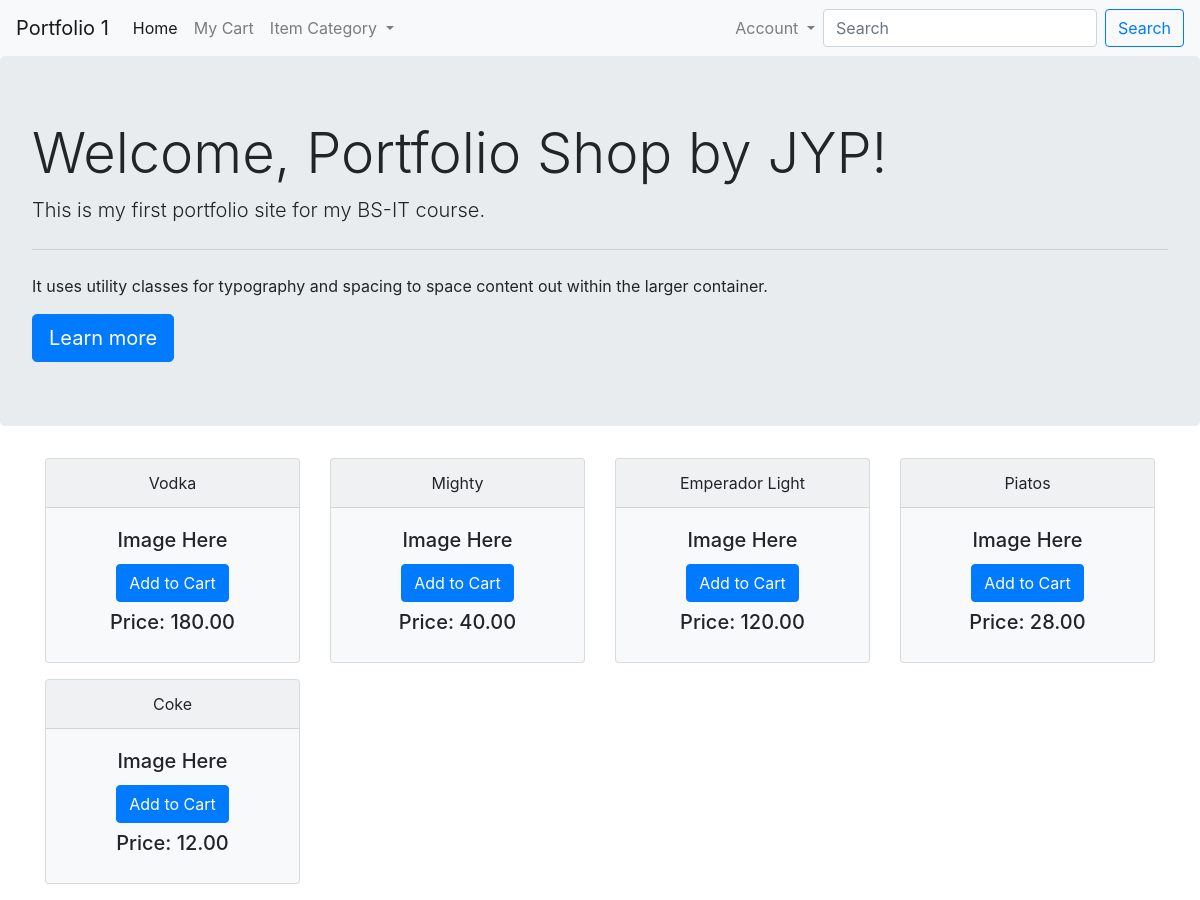
The page / on the database its author committed.
### tables this page shows
CREATE TABLE `items` (
  `id` int(11) NOT NULL,
  `item_code` int(11) NOT NULL,
  `item_category` int(11) NOT NULL,
  `item_name` varchar(255) NOT NULL,
  `item_price` double(10,2) NOT NULL,
  `item_qty` int(11) NOT NULL,
  `created_date` timestamp NULL DEFAULT CURRENT_TIMESTAMP,
  `updated_date` timestamp NOT NULL DEFAULT CURRENT_TIMESTAMP ON UPDATE CURRENT_TIMESTAMP
);

### controllers/user_session.controller.php (called while the page is built)
<?php
$UserSession = new class
{
	public $sessionAlert = 'Account';
	public $login_logout_href = 'accounts/login.php';
	public $login_logout_link = 'Login';
	public $registerHref = '<a class="dropdown-item" href="accounts/register.php">Register</a>';
   function if_having_session ( $redirect_location = 'home.php' ) {
      if ( isset($_SESSION['user']['id']) ) {
         if ( $_SESSION['user']['id'] ) {
            header ( 'location: '. $redirect_location );
            $this->sessionAlert = 'Welcome '. $_SESSION['user']['fname'];
            $this->login_logout_href = 'logout.php';
            $this->login_logout_link = 'Logout';
            $this->registerHref = '';
         }
      }
   }
   function if_not_having_session ( $redirect_location = 'accounts/login.php' ) {
      if ( !$_SESSION['user']['id'] ) {
         header ( 'location: '. $redirect_location );
      }
   }
};

### controllers/index.controller.php (called while the page is built)
<?php
$Index = new class extends IndexModel
{
   function get_show_items () {
      return $this->set_show_items();
   }
   function get_show_item_categories () {
      return $this->set_show_item_categories();
   }
};

### config/connect.php (called while the page is built, shortened)
<?php
abstract class Database
{
   protected static function connect () {
      $dsn = DB_TYPE .':host='. DB_HOST .';dbname='. DB_NAME .';charset='. DB_CHARSET;
      $options = [
         PDO::ATTR_ERRMODE => PDO::ERRMODE_EXCEPTION,
         PDO::ATTR_DEFAULT_FETCH_MODE => PDO::FETCH_OBJ,
         PDO::ATTR_EMULATE_PREPARES => false
      ];
      try {
         $pdo = new PDO ( $dsn, DB_USER, DB_PASS, $options );
         return $pdo;
      } catch ( PDOException $e ) { echo $e->getMessage(); }
   }
   protected static function query ( $query, $params = array() ) {
      try {
         $stmt = self::connect()->prepare($query);
         $stmt->execute($params);
         return $stmt;
      } catch ( PDOException $e ) { echo $e->getMessage(); }
   }
}

### models/index.model.php (called while the page is built, shortened)
<?php
class IndexModel extends Database
{
   protected function set_show_items () {
      return self::query( 'SELECT * FROM items ORDER BY created_date DESC' );
   }
}

### index.php (the view, shortened to what this page needs)
<?php
   require_once 'config/connect.php';
   require_once 'models/index.model.php';
   require_once 'controllers/user_session.controller.php';
   require_once 'controllers/index.controller.php';
   $data = $Index->get_show_items()->fetchAll();
   $UserSession->if_having_session();
?>
<!DOCTYPE html>
<html lang="en">
<head>
   <link rel="stylesheet" href="assets/css/bootstrap-4.1.0.css">
</head>
<body>
   <nav class="navbar navbar-expand-lg navbar-light bg-light">
      <a class="navbar-brand" href="#">Portfolio 1</a>
      <div class="collapse navbar-collapse" id="navbarSupportedContent">
         <ul class="navbar-nav mr-auto">
            <li class="nav-item active">
               <a class="nav-link" href="#home">Home <span class="sr-only">(current)</span></a>
            </li>
            <li class="nav-item">
               <a class="nav-link" href="cart.php">My Cart</a>
            </li>
            <li class="nav-item dropdown">
               <a class="nav-link dropdown-toggle" href="#" id="itemCategory" role="button" data-toggle="dropdown" aria-haspopup="true" aria-expanded="false">
               Item Category
               </a>
            </li>
         </ul>
         <ul class="navbar-nav ml-auto">
            <li class="nav-item dropdown">
               <a class="nav-link dropdown-toggle" href="#" id="account" role="button" data-toggle="dropdown" aria-haspopup="true" aria-expanded="false">
               <?= $UserSession->sessionAlert; ?>
               </a>
            </li>
            <form class="form-inline my-2 my-lg-0">
               <input class="form-control mr-sm-2" type="search" placeholder="Search" aria-label="Search">
               <button class="btn btn-outline-primary my-2 my-sm-0" type="submit">Search</button>
            </form>
         </ul>
      </div>
   </nav>
   <div class="jumbotron">
      <h1 class="display-4">Welcome, Portfolio Shop by JYP!</h1>
      <p class="lead">This is my first portfolio site for my BS-IT course.</p>
      <hr class="my-4">
      <p>It uses utility classes for typography and spacing to space content out within the larger container.</p>
      <a class="btn btn-primary btn-lg" href="#" role="button">Learn more</a>
   </div>
   <div class="container">
      <div class="row">
         <?php foreach ( $data as $row ): ?>
         <div class="col-md-3">
            <div class="card text-center bg-light mb-3" style="max-width: 18rem;">
               <div class="card-header"><?= $row->item_name; ?></div>
               <div class="card-body">
                  <h5 class="card-title">Image Here</h5>
                  <button class="btn btn-primary mb-2" id="item<?= $row->id; ?>">Add to Cart</button>
                  <h5>Price: <?= $row->item_price; ?></h5>
               </div>
            </div>
         </div>
         <?php endforeach; ?>
      </div>
   </div>
</body>
</html>

### rows shown on the page
items: item_name "Vodka", item_price "180.00"
items: item_name "Mighty", item_price "40.00"
items: item_name "Emperador Light", item_price "120.00"
items: item_name "Piatos", item_price "28.00"
items: item_name "Coke", item_price "12.00"

### other values the page prints
$UserSession->sessionAlert "Account"
